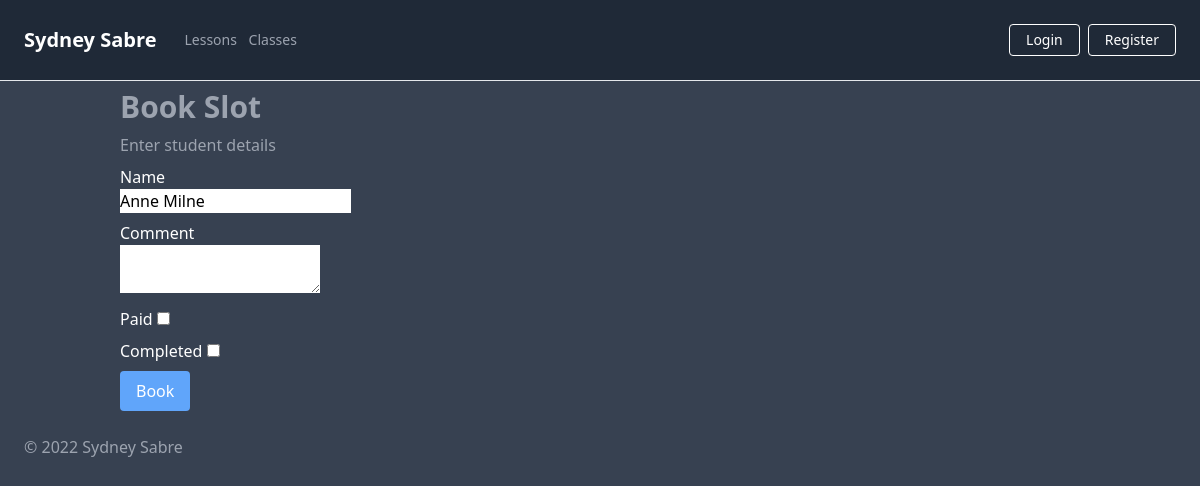
The app's page /book/29, older data.
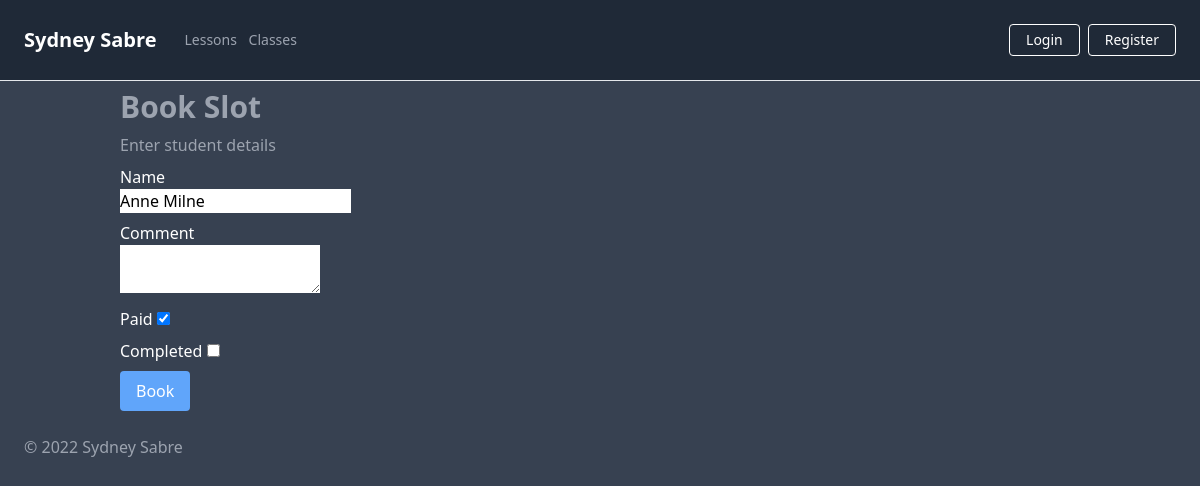
The same page, newer data.
### app/models.py (models this page shows, shortened)
class Slot(db.Model):
    __tablename__ = "slots"
    id = db.Column(db.Integer, primary_key=True)
    date = db.Column(db.Date, nullable=False)
    time = db.Column(db.Time, nullable=False)
    name = db.Column(db.String(250), nullable=True)
    comment = db.Column(db.String(500), nullable=True)
    paid = db.Column(db.Boolean, default=False, nullable=True)
    completed = db.Column(db.Boolean, default=False, nullable=True)
    user_id = db.Column(db.Integer, db.ForeignKey('users.id'))

### app/routes.py (the view)
@app.route("/book/<int:slot_id>", methods=["GET", "POST"])
def book_slot(slot_id):
    form = BookingForm()
    slot = Slot.query.get(slot_id)
    if form.validate_on_submit():
        slot.name = form.name.data
        slot.comment = form.comment.data
        slot.paid = form.paid.data
        db.session.commit()
        return redirect(url_for('index'))
    form.name.data = slot.name # Pre-populate name
    form.comment.data = slot.comment # Pre-populate comment
    form.paid.data = slot.paid # Pre-populate paid
    form.completed.data = slot.completed # Pre-populate completed
    return render_template('booking.html', form=form)

### app/forms.py
class BookingForm(FlaskForm):
    name = StringField("Name", validators=[DataRequired()])
    comment = TextAreaField("Comment", validators=[])
    paid = BooleanField("Paid", default=False, validators=[])
    completed = BooleanField("Completed", default=False, validators=[])
    submit = SubmitField("Book")

### app/templates/booking.html (shortened to what this page needs)
{% extends 'base.html' %}
{% block title %}
Book Slot
{% endblock %}
{% block content %}
    <div class="container">
        <h1 class="text-gray-400 my-2 text-3xl font-bold">{{ self.title() }}</h1>
        <p class="text-gray-400">Enter student details</p>
        <form action="" method="post" novalidate>
            <div class="my-2">
                <p class="text-white">
                    {{ form.name.label }}
                </p>
                <p>
                    {{ form.name }}
                </p>
            </div>
            <div class="my-2">
                <p class="text-white">
                    {{ form.comment.label }}
                </p>
                <p>
                    {{ form.comment }}
                </p>
            </div>
            <div class="my-2">
                <p class="text-white">
                    {{ form.paid.label }} {{ form.paid }}
                </p>
            </div>
            <div class="my-2">
                <p class="text-white">
                    {{ form.completed.label }} {{ form.completed }}
                </p>
            </div>
            <button class="bg-blue-400 hover:bg-blue-200 text-white font-bold py-2 px-4 rounded">{{ form.submit() }}</button>
        </form>
    </div>
{% endblock %}

Row changes from the older to the newer data that the page shows:
changed Slot "Anne Milne": paid "☐" → "☑"
